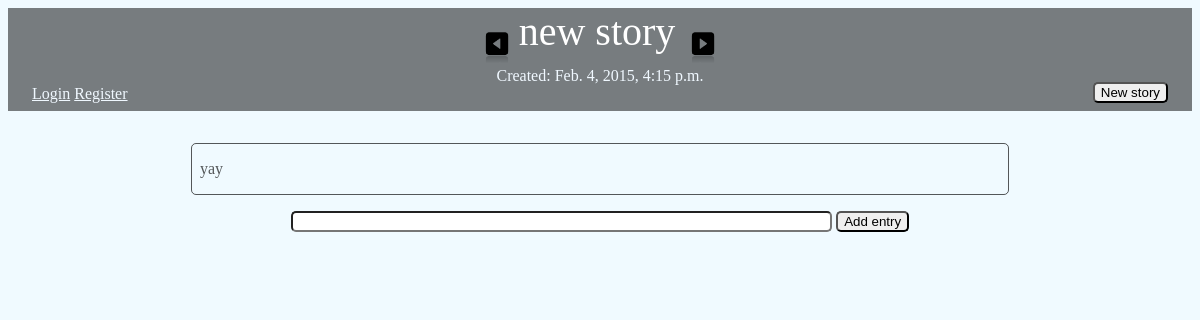
The page /2 on the database as committed earlier.
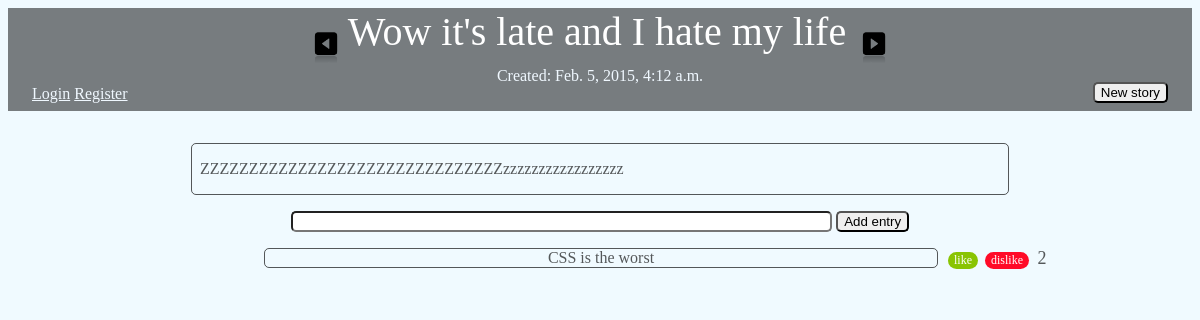
The same page on the database as committed later.
### blogapp/models.py (models this page shows, shortened)
class Story(models.Model):
    title = models.CharField(max_length=140)
    body = models.TextField()
    date = models.DateTimeField()
    active = models.BooleanField(default=True)

class Submission(models.Model):
    story = models.ForeignKey(Story)
    text = models.CharField(max_length=140)
    votes = models.IntegerField(default=0)
    date = models.DateTimeField()
    author = models.ForeignKey(User, related_name='author')
    voted_on = models.ManyToManyField(User, related_name='voter')

### blogapp/views.py (the view)
# urls.py: url(r'^(?P<page>\d+)$', views.main, name='main'),
def main(request, page):
    stories = Story.objects.all().order_by('-date')
    submissions = Submission.objects.all().order_by('-votes')
    paginator = Paginator(stories, 1)
    try:
        stories = paginator.page(page)
    except (InvalidPage, EmptyPage):
        stories = paginator.page(paginator.num_pages)
    return render(request, 'blogapp/main.html', dict(stories=stories, submissions=submissions))

### blogapp/templates/blogapp/main.html (shortened to what this page needs)
{% load staticfiles %}
<!DOCTYPE html>
<html>
<head lang="en">
    <link rel="stylesheet" type="text/css" href="{% static 'blogapp/style.css' %}" />
</head>
<body>
    <header>
        {% for story in stories %}
            <div class="title_and_arrows">
                {% if stories.object_list and stories.paginator.num_pages > 1 %}
                    {% if stories.has_previous %}
                            <span class= "newer_entries">
                            <a href= "{{ stories.previous_page_number }}"><img src="{% static 'blogapp/expand_arrow_alt_left.png' %}"></a>
                            </span>
                    {% endif %}
                {% endif %}
                <span class= "title_text"> {{ story.title }} </span>
                {% if stories.object_list and stories.paginator.num_pages > 1 %}
                    {% if stories.has_next %}
                        <span class= "older_entries">
                            <a href="{{ stories.next_page_number }}"><img src="{% static 'blogapp/expand_arrow_alt.png' %}"></a>
                        </span>
                    {% endif %}
                {% endif %}
            </div>
        <div class="time"> Created: {{ story.date }}</div>
        {% if user.is_authenticated %}
            <span class="user">
                Welcome {{ user.get_username }}!
            </span>
             <span class="logout">
                 <a style="color:aliceblue;" href="{% url 'logout' %}">logout</a>
             </span>
        {% else %}
              <span class="login">
                <a style="color:aliceblue;" href="{% url 'login' %}">Login</a>
              </span>
              <span class="register">
                <a style="color:aliceblue;" href="{% url 'register' %}">Register</a>
              </span>
        {% endif %}
        <span>
            <form id="new_story" action="{% url 'new_story' %}" method="post">
                <input type="submit" value="New story">
            </form>
        </span>
    </header>
    <div class="body">{{ story.body|linebreaks }}</div>
    <div class="text_box">
        <form action='{{ stories.number }}/submission/'  method='post'>
            <input type= "text" style="width:40em;" name="submission">
            <input type="submit"  name="submission_button" value="Add entry">
        </form>
    </div>
    <div class= "submissions">
        {% for submission in submissions %}
            {% ifequal submission.story.pk story.pk %}
                <div class= "submission_box">
                <div class= "submission_box2">
                    <div class= "text"> {{submission.text}}</div>
                </div>
                </div>
                <div class= "likedislike">
                <form action="{{ stories.number }}/submission/{{ submission.pk }}/like/" style="display:inline-block;" method="post">
                    <input id="like" class="like" type="submit" value="like">
                </form>
                <form action="{{ stories.number }}/submission/{{ submission.pk }}/dislike/" style="display:inline-block;" method="post">
                    <input id="dislike" class="dislike" type="submit" value="dislike"/>
                 <div class="votes">{{ submission.votes }}</div>
                 </div>
            {% endifequal %}
        {% endfor %}
    </div>
    {% endfor %}
</body>
</html>

### blogapp/static/blogapp/style.css (style rules this page uses)
html, body { max-width: 100%; overflow-x: hidden; background: #F0FAFF; color: rgba(0, 0, 0, 0.65); border-color: rgba(0, 0, 0, 0.3); font-family: Garamond,serif; font-size: 16px; }
div { border-radius: 5px; }
input { -moz-border-radius: 5px; -webkit-border-radius: 5px; border-radius: 5px; -khtml-border-radius: 5px; }
header, .full-width { width: 100%; background: rgba(0, 0, 0, 0.5); padding-bottom: 0.5em; }
.login { display: inline; margin-left: 1.5em; }
#new_story { display: inline; float: right; margin-right: 1.5em; margin-top: -3px; }
.title_and_arrows { margin: 0 auto; text-align: center; }
.title_text { font-size: 40px; margin-top: 50px; color: white; text-align: center; }
.time { padding-top: 20px; text-align: center; color: aliceblue; display: inline-block; }
img { height: 3%; width: 3%; margin-bottom: -20px; }
.time { margin-top: -.5em; margin-left: auto; margin-right: auto; text-align: center; display: block; }
.body { margin: 0 auto; width: 50em; padding-left: .5em; padding-right: .5em; text-align: left; border: solid; border-width: 1px; margin-top: 2em; margin-bottom: 1em; }
.submission_box { position: relative; border: solid; border-width: 1px; width: 40em; margin-left: 50%; word-wrap: break-word; padding-left: 1em; padding-right: 1em; margin-top: 1em; display:inline-block; left: -21em; }
.text { text-align: center; }
.votes { font-size: 18px; font-family: Garamond,serif; display:inline-block; border-width: 1px; padding-left: .25em; padding-right: .25em; margin-right: .25em; width: 1em; }
.likedislike { margin-left: 50%; margin-top: -1.25em; }
.like { margin-top: -2em; margin-left: 29em; font-size:12px; font-family:Garamond, serif; font-weight:normal; border-radius:16px; border:0px solid #68aa07; background-color:#89c403; color:#ffffff; display:inline-block; }
.dislike { font-size:12px; font-family:Garamond, serif; font-weight:normal; border-radius:16px; border:0px solid #f04030; background-color: #ff0a27; color:#ffffff; display:inline-block; margin-left: .25em; }
.text_box { margin: 0 auto; text-align: center; }

Rows that differ between the two databases and show on the page:
no longer on this page (row unchanged): Story: title "new story", date "Feb. 4, 2015, 4:15 p.m.", body "yay"
now on this page (row unchanged): Story: title "Wow it's late and I hate my life", date "Feb. 5, 2015, 4:12 a.m.", body "ZZZZZZZZZZZZZZZZZZZZZZZZZZZZZZZzzzzzzzzzzzzzzzzz"
now on this page (row edited): Submission: text "CSS is the worst", votes "2"
